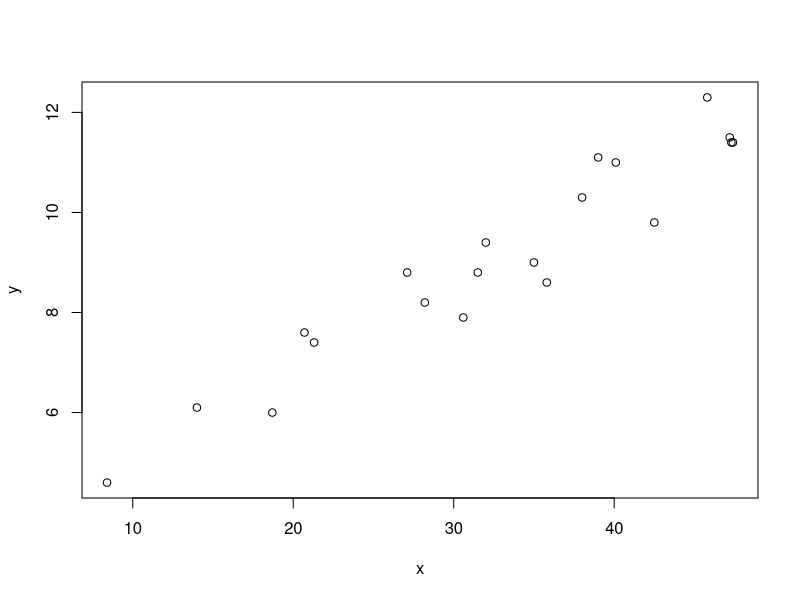
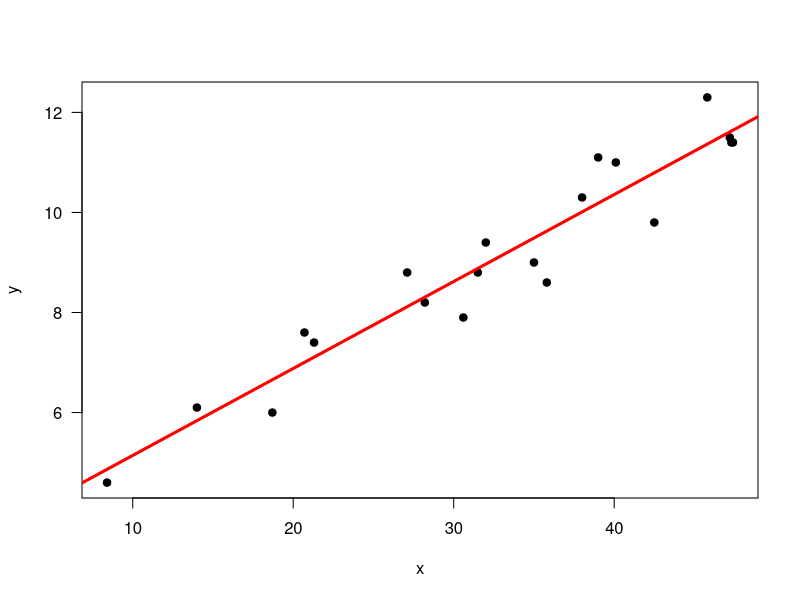
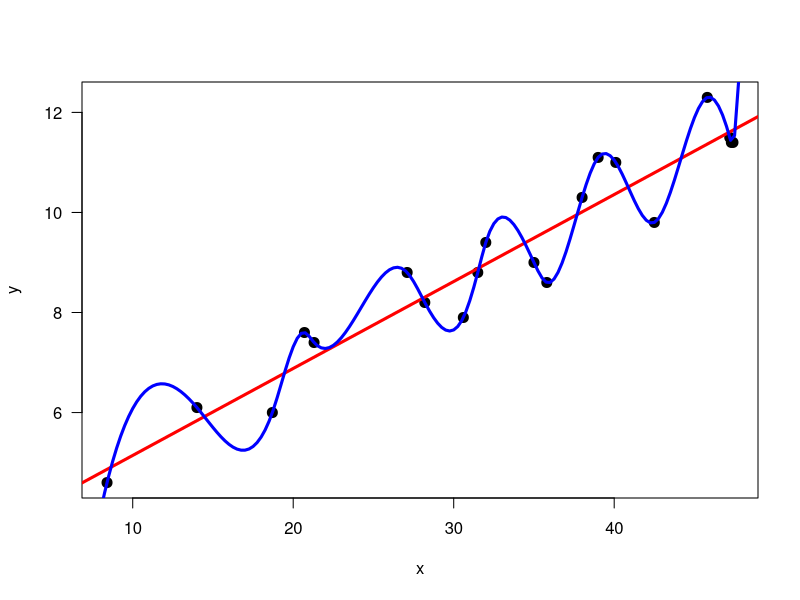

The R script that drew these images, in order: (Note: this script raises an error after producing the figures.)
## ---- chunk 1
knitr::opts_chunk$set(echo = TRUE)
## ---- chunk 2
x <- c(35, 47.2, 20.7, 27.1, 42.5, 40.1, 28.2, 35.8, 47.4, 
		21.3, 39, 30.6, 18.7, 8.4, 45.8, 14, 47.3, 31.5, 38, 32)
y <- c(9, 11.5, 7.6, 8.8, 9.8, 11, 8.2, 8.6, 11.4, 7.4, 
		11.1, 7.9, 6, 4.6, 12.3, 6.1, 11.4, 8.8, 10.3, 9.4)
plot(x, y)
## ---- chunk 3
mlr <- lm(y~x)
plot(x, y, pch=20, cex=1.5, las=1)
abline(mlr, col="red", lwd=3) 
summary(mlr)
## ---- chunk 4
# create the function from the data
sf <- splinefun(x, y)
# x prediction points
px <- seq(1, 50, 0.25)
# predictions
py <- sf(px)

plot(x, y, pch=20, cex=2, las=1)
abline(mlr, col="red", lwd=3) 
lines(px, py, col="blue", lwd=3)
## ---- chunk 5
rmse <- function(obs, prd, na.rm=FALSE) {
	sqrt(mean((obs - prd)^2, na.rm=na.rm))
}
## ---- chunk 6
# no difference
rmse(1:10, 1:10)
# a small difference
rmse(1:10, 2:11)
# rather different
rmse(1:10, 10:1)
## ---- chunk 7
# linear regression
plr <- predict(mlr, data.frame(x=x))
rmse(y, plr)

# spline
psf <- sf(x)
rmse(y, psf)
## ---- chunk 8
n <- length(x)
set.seed(321)
i <- sample(n, 0.5 * n)
i
xa <- x[i]
ya <- y[i]
xb <- x[-i]
yb <- y[-i]
## ---- chunk 9
mlr_a <- lm(ya~xa)
sf_a <- splinefun(xa, ya)
plr_a <- predict(mlr_a, data.frame(xa=xb))
psf_a <- sf_a(xb)
rmse(yb, plr_a)
rmse(ya, plr_b)
## ---- chunk 10
mlr_b <- lm(yb~xb)
sf_b <- splinefun(xb, yb)
plr_b <- predict(mlr_b, data.frame(xb=xa))
psf_b <- sf_b(xa)
rmse(yb, psf_a)
rmse(ya, psf_b)
## ---- chunk 11
e <- c(rmse(yb, plr_a), rmse(ya, plr_b), rmse(yb, psf_a), rmse(ya, psf_b), NA, NA)
e[5] <- mean(e[1:2])
e[6] <- mean(e[3:4])
e <- round(e,1)
## ---- chunk 12
#set up the plot
plot(x, y, las=1, cex=0, xlim=c(0,80), ylim=c(3,15))

# original models
abline(mlr, col="red", lwd=2, lty=3) 
lines(px, py, col="blue", lwd=2, lty=3)

# sample A models
abline(mlr_a, lwd=2, col="red")
lines(px, sf_a(px), lwd=2, col="blue")

# sample B models
abline(mlr_b, lwd=2, col="red", lty=2)
lines(px, sf_b(px), lwd=2, col="blue", lty=2)

# sample A and B points
points(xa, ya, cex=1.5)
points(xb, yb, cex=1.5, pch=19)

# a complex legend
legend("bottomright", pch=c(1,19,rep(NA, 10)), lty=c(NA, NA, rep(c(NA, NA,1,2,3),2)), lwd=2, , pt.cex=1.5, bg="white",
	legend=c("Sample A", "Sample B", "", "Linear regression", "sample a", "sample b", "all data", "", "Spline model", "sample a", "sample b", "all data"), 
	col=c("black", "black", "white", "white", rep("red", 3), "white", "white", rep("blue", 3))
)

## ---- chunk 13
f <- function(x) x/10 + sin(x) + sqrt(x)
X <- seq(1,50,0.1)
plot(X, f(X), type="l")
## ---- chunk 14
set.seed(2)
sx <- sample(X, 20)
sy <- f(sx)
## ---- chunk 15
f <- function(x) {x - x^2 + x^3*sin(x)}
X <- seq(1,50,0.1)
Y <- f(X) 
plot(X, Y, type="l")
## ---- chunk 16
set.seed(2)
xa <- sample(X, 40)
ya <- f(xa) 
xb <- sample(X, 40)
yb <- f(xb) 
## ---- chunk 17
mlr <- lm(ya~xa)
sf <- splinefun(xa, ya)
rmse(yb, predict(mlr, data.frame(xa=xb)))
rmse(yb, sf(xb))

mlr <- lm(yb~xb)
sf <- splinefun(xb, yb)
rmse(ya, predict(mlr, data.frame(xb=xa)))
rmse(ya, sf(xa))
## ---- chunk 18
px <- seq(1, 50, 0.25)
py <- sf(px)
plot(X, Y, type="l", lwd=3, las=1)
points(xa, ya, cex=1.5)
points(xb, yb, pch=19, cex=1.5)
abline(mlr, col="red", lwd=2) 
lines(px, py, col="blue", lwd=2)

legend("bottomleft", pch=c(1,19,rep(NA, 10)), lty=c(NA, NA, rep(c(NA, NA,1,2,3),2)), lwd=2, , pt.cex=1.5, bg="white",
	legend=c("Sample A", "Sample B", "", "Linear regression", "sample a", "sample b", "all data", "", "Spline model", "sample a", "sample b", "all data"), 
	col=c("black", "black", "white", "white", rep("red", 3), "white", "white", rep("blue", 3))
)
